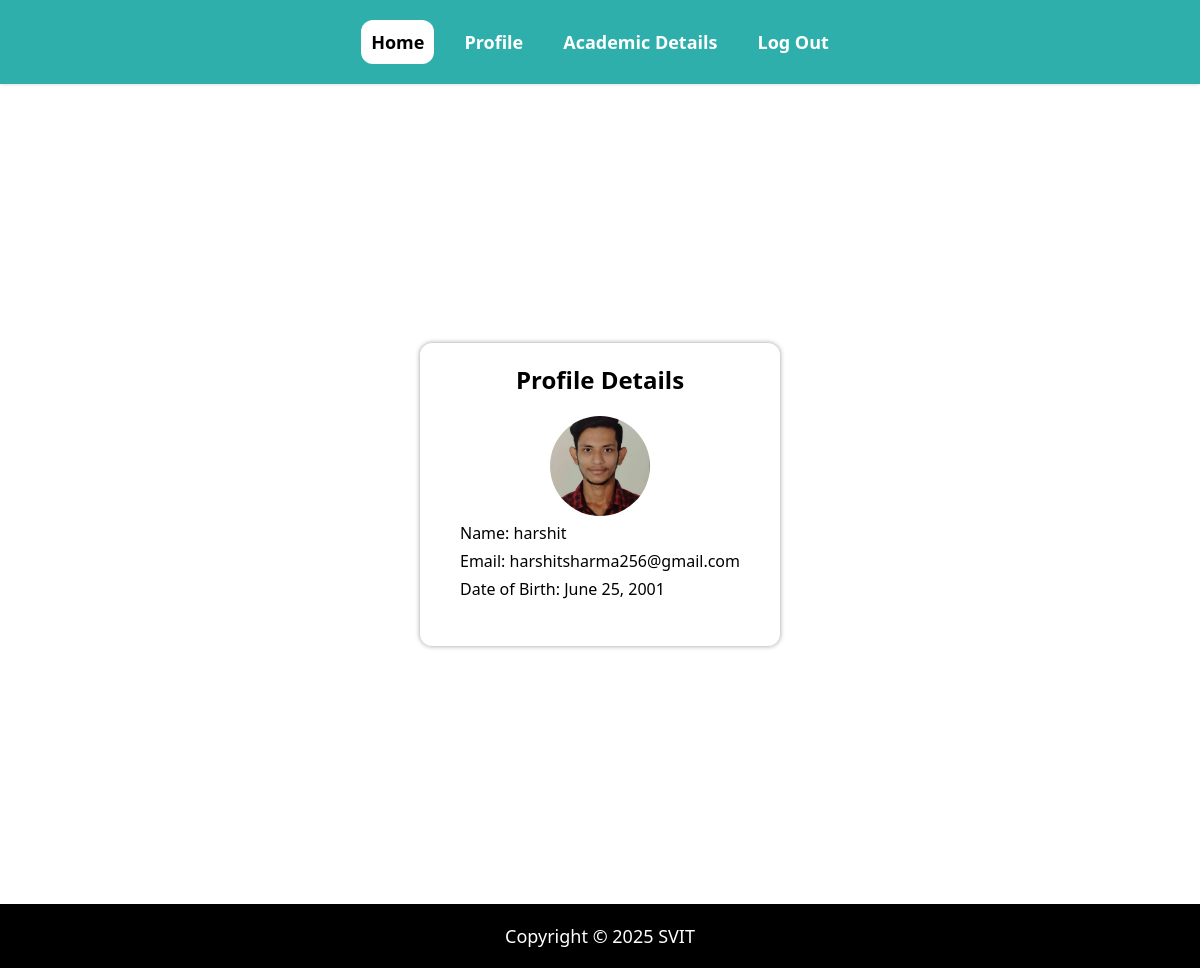
Screenshot of / (signed in) with the database file from the repository.
### students/models.py (models this page shows, shortened)
class Student(models.Model):
    user = models.OneToOneField(User, on_delete=models.CASCADE)
    name = models.CharField(max_length=100)
    mobile = models.CharField(max_length=10)
    pincode = models.CharField(max_length=10)
    profilepic = models.ImageField(upload_to='profilepics/')
    dob = models.DateField()
    paddress = models.TextField()
    caddress = models.TextField()
    company = models.ForeignKey(
        Company, on_delete=models.CASCADE, related_name="eligible_students", null=True
    )

### students/views.py (the view)
# urls.py: path('', views.home, name='home'),
@login_required
def home(request):
    user = request.user
    try:
        userdetails = Student.objects.get(user=user)
    except:
        userdetails = None
    return render(request, 'students/home.html', {'user': user, 'userdetails': userdetails})

### accounts/authentication.py (called while the page is built)
    def get_user(self, user_id):
        UserModel = get_user_model()
        try:
            return UserModel.objects.get(pk=user_id)
        except UserModel.DoesNotExist:
            return None

### students/context_processors.py (called while the page is built)
def project_name(request):
    return {'PROJECT_NAME': settings.PROJECT_NAME}

### students/templates/students/home.html (shortened to what this page needs)
{% extends "students/baseTemplate.html" %}
{% block mainTitle %} Home {% endblock mainTitle %} {% load static %}
{% block mainCss %}
<link rel="stylesheet" href="{% static 'students/css/home.css' %}" />
{% endblock mainCss %}
{% block mainContent %}
{% if userdetails %}
<div class="container">
  <div class="profile-section">
    <h2>Profile Details</h2>
    <div class="profile-details">
      <img
        src="{% static 'students/images/userspic/' %}{{userdetails.profilepic}}"
        alt="Profile Picture"
      />
      <div>
        <p>Name: {{ userdetails.name }}</p>
        <p>Email: {{ user.email }}</p>
        <p>Date of Birth: {{ userdetails.dob }}</p>
      </div>
    </div>
  </div>
</div>
{% endif %} {% endblock mainContent %}

### students/static/students/css/base.css (style rules this page uses)
* { margin: 0; padding: 0; text-decoration: none; font-family: "Segoe UI", Tahoma, Geneva, Verdana, sans-serif; }

### students/static/students/css/home.css (style rules this page uses)
.container { display: flex; justify-content: center; align-items: center; flex-direction: column; height: 100vh; margin: 10px; }
.container img { width: 100%; height: 800px; }
.container .profile-section { box-shadow: 0 0 5px 0 rgba(0, 0, 0, 0.4); margin: 20px; padding: 20px; border-radius: 12px; }
.container .profile-section h2 { text-align: center; }
.container .profile-section p { margin: 6px 0; }
.profile-details { display: flex; justify-content: center; align-items: center; flex-direction: column; margin: 20px; }
.profile-details img { width: 100px; height: 100px; object-fit: cover; border-radius: 50%; }

### rows the page displays
Student: profilepic (picture), name "harshit", dob "June 25, 2001"

### other values shown
{{ user.email }} "harshitsharma256@gmail.com"
{{ PROJECT_NAME }} "SVIT"
